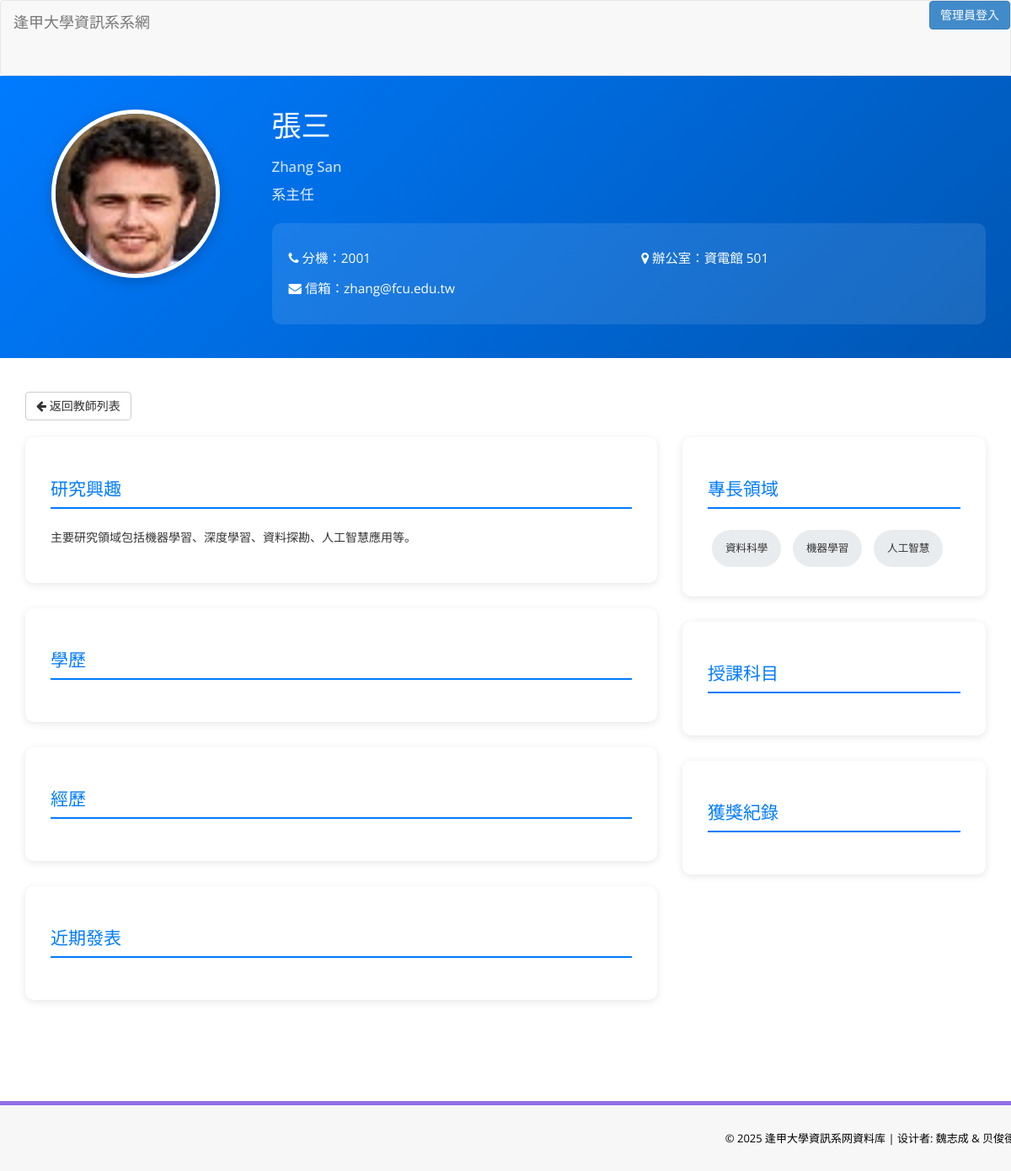
The app's page /faculty-profile.php?id=zhang_san with its own data.
### tables this page shows
CREATE TABLE IF NOT EXISTS `faculty_members` (
    `id` INT(11) NOT NULL AUTO_INCREMENT,
    `faculty_id` VARCHAR(50) NOT NULL UNIQUE COMMENT '教師編號',
    `name` VARCHAR(100) NOT NULL COMMENT '姓名',
    `name_en` VARCHAR(100) DEFAULT NULL COMMENT '英文姓名',
    `category` ENUM('系主任', '榮譽特聘講座', '講座教授', '特約講座', '特聘教授', '專任教師', '兼任教師', '退休老師') NOT NULL COMMENT '教師類別',
    `extension` VARCHAR(20) DEFAULT NULL COMMENT '分機號碼',
    `email` VARCHAR(100) DEFAULT NULL COMMENT '電子郵件',
    `office` VARCHAR(100) DEFAULT NULL COMMENT '辦公室位置',
    `photo` VARCHAR(255) DEFAULT 'assets/img/faculty/default.jpg' COMMENT '照片路徑',
    `research_interests` TEXT DEFAULT NULL COMMENT '研究興趣',
    `personal_website` VARCHAR(255) DEFAULT NULL COMMENT '個人網站',
    `status` ENUM('active', 'inactive') DEFAULT 'active' COMMENT '狀態',
    `display_order` INT(11) DEFAULT 0 COMMENT '顯示順序',
    `created_at` TIMESTAMP DEFAULT CURRENT_TIMESTAMP,
    `updated_at` TIMESTAMP DEFAULT CURRENT_TIMESTAMP ON UPDATE CURRENT_TIMESTAMP,
    PRIMARY KEY (`id`),
    KEY `idx_category` (`category`),
    KEY `idx_status` (`status`),
    KEY `idx_display_order` (`display_order`)
);

### faculty-profile.php (the view, shortened to what this page needs)
<?php
include('includes/config.php');
$facultyId = isset($_GET['id']) ? $_GET['id'] : '';
$facultyData = null;
if (!empty($facultyId)) {
    try {
        $stmt = $dbh->prepare("SELECT * FROM faculty_members WHERE faculty_id = :faculty_id AND status = 'active'");
        $stmt->execute([':faculty_id' => $facultyId]);
        $faculty = $stmt->fetch(PDO::FETCH_ASSOC);
        if ($faculty) {
            $specialtyStmt = $dbh->prepare("SELECT specialty FROM faculty_specialties WHERE faculty_id = :faculty_id");
            $specialtyStmt->execute([':faculty_id' => $facultyId]);
            $specialties = $specialtyStmt->fetchAll(PDO::FETCH_COLUMN);
            $educationStmt = $dbh->prepare("SELECT * FROM faculty_education WHERE faculty_id = :faculty_id ORDER BY display_order ASC");
            $educationStmt->execute([':faculty_id' => $facultyId]);
            $education = $educationStmt->fetchAll(PDO::FETCH_ASSOC);
            $experienceStmt = $dbh->prepare("SELECT * FROM faculty_experience WHERE faculty_id = :faculty_id ORDER BY display_order ASC");
            $experienceStmt->execute([':faculty_id' => $facultyId]);
            $experience = $experienceStmt->fetchAll(PDO::FETCH_ASSOC);
            $coursesStmt = $dbh->prepare("SELECT * FROM faculty_courses WHERE faculty_id = :faculty_id AND is_current = 1");
            $coursesStmt->execute([':faculty_id' => $facultyId]);
            $courses = $coursesStmt->fetchAll(PDO::FETCH_ASSOC);
            $publicationsStmt = $dbh->prepare("SELECT * FROM faculty_publications WHERE faculty_id = :faculty_id ORDER BY year DESC, display_order ASC");
            $publicationsStmt->execute([':faculty_id' => $facultyId]);
            $publications = $publicationsStmt->fetchAll(PDO::FETCH_ASSOC);
            $awardsStmt = $dbh->prepare("SELECT * FROM faculty_awards WHERE faculty_id = :faculty_id ORDER BY year DESC, display_order ASC");
            $awardsStmt->execute([':faculty_id' => $facultyId]);
            $awards = $awardsStmt->fetchAll(PDO::FETCH_ASSOC);
            $facultyData = [
                'name' => $faculty['name'],
                'name_en' => $faculty['name_en'],
                'category' => $faculty['category'],
                'extension' => $faculty['extension'] ?: '-',
                'email' => $faculty['email'],
                'office' => $faculty['office'],
                'specialties' => $specialties,
                'photo' => $faculty['photo'] ?: 'assets/img/faculty/default.jpg',
                'research_interests' => $faculty['research_interests'],
                'personal_website' => $faculty['personal_website'],
                'education' => $education,
                'experience' => $experience,
                'courses' => array_column($courses, 'course_name'),
                'publications' => $publications,
                'awards' => $awards
            ];
        } else {
            $error = '找不到指定的教師資料';
        }
    } catch (PDOException $e) {
        $error = '資料庫連接錯誤，使用測試資料';
    }
}
?>
<!DOCTYPE html>
<html xmlns="http://www.w3.org/1999/xhtml">
<head>
    <link href="assets/css/bootstrap.css" rel="stylesheet">
    <link href="assets/css/font-awesome.css" rel="stylesheet">
    <link href="assets/css/style.css" rel="stylesheet">
</head>
<body>
    <nav class="navbar navbar-default navbar-cls-top" role="navigation" style="margin-bottom: 0">
        <div class="navbar-header">
            <a class="navbar-brand" href="index.php">逢甲大學資訊系系網</a>
        </div>
        <div class="header-right" style="text-align: right;">
            <a href="admin/adminlogin.php" class="btn btn-primary" title="管理員登入">管理員登入</a>
        </div>
    </nav>
    <div class="profile-header">        <div class="container">
            <div class="row">
                <div class="col-md-3 text-center">
                    <img src="<?php echo htmlspecialchars($facultyData['photo']); ?>" alt="<?php echo htmlspecialchars($facultyData['name']); ?>" class="profile-photo">
                </div>
                <div class="col-md-9">
                    <div class="profile-info">
                        <h1><?php echo htmlspecialchars($facultyData['name']); ?></h1>
                        <?php if (isset($facultyData['name_en'])): ?>
                        <h2 style="font-size: 1.2em; opacity: 0.8;"><?php echo htmlspecialchars($facultyData['name_en']); ?></h2>
                        <?php endif; ?>
                        <div class="category"><?php echo htmlspecialchars($facultyData['category']); ?></div>
                        <div class="contact-info">
                            <div class="row">
                                <div class="col-md-6">
                                    <p><i class="fa fa-phone"></i> 分機：<?php echo htmlspecialchars($facultyData['extension']); ?></p>
                                    <p><i class="fa fa-envelope"></i> 信箱：<a href="mailto:<?php echo htmlspecialchars($facultyData['email']); ?>" style="color: white;"><?php echo htmlspecialchars($facultyData['email']); ?></a></p>
                                </div>
                                <div class="col-md-6">
                                    <?php if (isset($facultyData['office'])): ?>
                                    <p><i class="fa fa-map-marker"></i> 辦公室：<?php echo htmlspecialchars($facultyData['office']); ?></p>
                                    <?php endif; ?>
                                </div>
                            </div>
                        </div>
                    </div>
                </div>
            </div>
        </div>
    </div>
    <div class="content-wrapper">
        <div class="container">
            <div class="back-btn">
                <a href="faculty.php" class="btn btn-default"><i class="fa fa-arrow-left"></i> 返回教師列表</a>
            </div>
            <div class="row">
                <div class="col-md-8">
                    <div class="section-card">
                        <h3 class="section-title">研究興趣</h3>
                        <p><?php echo htmlspecialchars($facultyData['research_interests']); ?></p>
                    </div>
                    <?php if (isset($facultyData['education'])): ?>
                    <div class="section-card">
                        <h3 class="section-title">學歷</h3>
                    </div>
                    <?php endif; ?>
                    <?php if (isset($facultyData['experience'])): ?>
                    <div class="section-card">
                        <h3 class="section-title">經歷</h3>
                    </div>
                    <?php endif; ?>
                    <?php if (isset($facultyData['publications'])): ?>
                    <div class="section-card">
                        <h3 class="section-title">近期發表</h3>
                    </div>
                    <?php endif; ?>
                </div>
                <div class="col-md-4">
                    <div class="section-card">
                        <h3 class="section-title">專長領域</h3>
                        <?php foreach ($facultyData['specialties'] as $specialty): ?>
                        <span class="specialty-tag"><?php echo htmlspecialchars($specialty); ?></span>
                        <?php endforeach; ?>
                    </div>
                    <?php if (isset($facultyData['courses'])): ?>
                    <div class="section-card">
                        <h3 class="section-title">授課科目</h3>
                    </div>
                    <?php endif; ?>
                    <?php if (isset($facultyData['awards'])): ?>
                    <div class="section-card">
                        <h3 class="section-title">獲獎紀錄</h3>
                    </div>
                    <?php endif; ?>
                </div>
            </div>
        </div>
    </div>
    <?php include('includes/footer.php');?>
</body>
</html>

### assets/css/style.css (style rules this page uses)
.content-wrapper { margin-top: 40px; min-height:800px; padding-bottom:90px; }
.navbar { min-height: 90px; margin-bottom: 0px; }

### faculty-profile.php (style rules this page uses)
.profile-header { background: linear-gradient(135deg, #007bff, #0056b3); color: white; padding: 40px 0; margin-bottom: 30px; }
.profile-photo { width: 200px; height: 200px; border-radius: 50%; object-fit: cover; border: 5px solid white; box-shadow: 0 4px 15px rgba(0,0,0,0.2); }
.profile-info h1 { margin: 0; font-size: 2.5em; font-weight: 300; }
.profile-info .category { font-size: 1.2em; margin-bottom: 20px; opacity: 0.9; }
.contact-info { background: rgba(255,255,255,0.1); padding: 20px; border-radius: 10px; margin-top: 20px; }
.contact-info p { margin: 8px 0; font-size: 1.1em; }
.section-card { background: white; border-radius: 10px; padding: 30px; margin-bottom: 30px; box-shadow: 0 2px 10px rgba(0,0,0,0.1); }
.section-title { color: #007bff; border-bottom: 2px solid #007bff; padding-bottom: 10px; margin-bottom: 20px; font-size: 1.5em; }
.specialty-tag { display: inline-block; background: #e9ecef; padding: 8px 16px; margin: 5px; border-radius: 25px; font-size: 0.9em; }
.back-btn { margin-bottom: 20px; }

### records on screen
faculty_members: photo (placeholder picture), name "張三", name_en "Zhang San", category "系主任", extension "2001", email "zhang@fcu.edu.tw", office "資電館 501", research_interests "主要研究領域包括機器學習、深度學習、資料探勘、人工智慧應用等。"

### other values on screen
$specialty "資料科學"
$specialty "機器學習"
$specialty "人工智慧"
